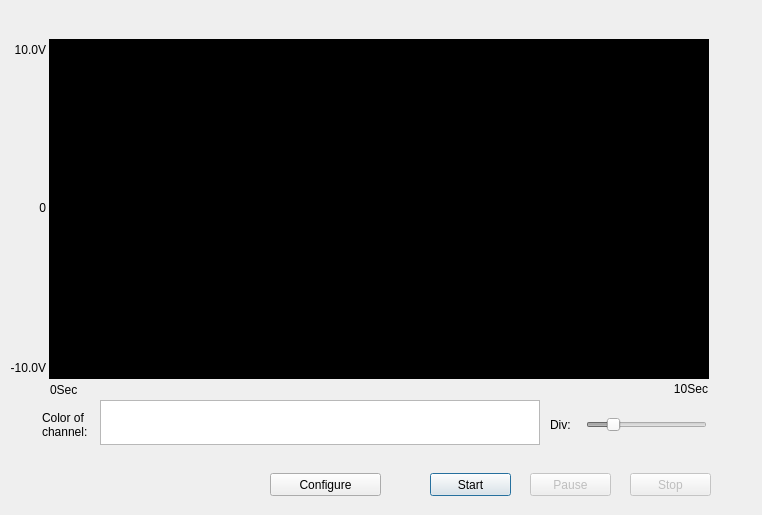
<?xml version="1.0" encoding="UTF-8"?>
<ui version="4.0">
 <class>AI_StreamingBufferedAiClass</class>
 <widget class="QDialog" name="AI_StreamingBufferedAiClass">
  <property name="geometry">
   <rect>
    <x>0</x>
    <y>0</y>
    <width>762</width>
    <height>515</height>
   </rect>
  </property>
  <property name="minimumSize">
   <size>
    <width>762</width>
    <height>515</height>
   </size>
  </property>
  <property name="maximumSize">
   <size>
    <width>762</width>
    <height>515</height>
   </size>
  </property>
  <property name="windowTitle">
   <string>AI_StreamingAI</string>
  </property>
  <widget class="QLabel" name="lblDiv">
   <property name="geometry">
    <rect>
     <x>550</x>
     <y>417</y>
     <width>31</width>
     <height>16</height>
    </rect>
   </property>
   <property name="text">
    <string>Div:</string>
   </property>
   <property name="alignment">
    <set>Qt::AlignLeading|Qt::AlignLeft|Qt::AlignVCenter</set>
   </property>
  </widget>
  <widget class="QLabel" name="lblXCoordinateEnd">
   <property name="geometry">
    <rect>
     <x>618</x>
     <y>381</y>
     <width>90</width>
     <height>16</height>
    </rect>
   </property>
   <property name="text">
    <string>10Sec</string>
   </property>
   <property name="alignment">
    <set>Qt::AlignRight|Qt::AlignTrailing|Qt::AlignVCenter</set>
   </property>
  </widget>
  <widget class="QLabel" name="lblXCoordinateStart">
   <property name="geometry">
    <rect>
     <x>50</x>
     <y>382</y>
     <width>71</width>
     <height>16</height>
    </rect>
   </property>
   <property name="text">
    <string>0Sec</string>
   </property>
   <property name="alignment">
    <set>Qt::AlignLeading|Qt::AlignLeft|Qt::AlignVCenter</set>
   </property>
  </widget>
  <widget class="QPushButton" name="btnConfigure">
   <property name="enabled">
    <bool>true</bool>
   </property>
   <property name="geometry">
    <rect>
     <x>270</x>
     <y>473</y>
     <width>111</width>
     <height>23</height>
    </rect>
   </property>
   <property name="text">
    <string>Configure</string>
   </property>
   <property name="autoDefault">
    <bool>false</bool>
   </property>
  </widget>
  <widget class="QLabel" name="lblColor">
   <property name="geometry">
    <rect>
     <x>42</x>
     <y>404</y>
     <width>61</width>
     <height>41</height>
    </rect>
   </property>
   <property name="minimumSize">
    <size>
     <width>41</width>
     <height>41</height>
    </size>
   </property>
   <property name="text">
    <string>Color of
channel:</string>
   </property>
  </widget>
  <widget class="QListWidget" name="listWidget">
   <property name="geometry">
    <rect>
     <x>100</x>
     <y>400</y>
     <width>440</width>
     <height>45</height>
    </rect>
   </property>
   <property name="verticalScrollBarPolicy">
    <enum>Qt::ScrollBarAlwaysOff</enum>
   </property>
   <property name="horizontalScrollBarPolicy">
    <enum>Qt::ScrollBarAlwaysOff</enum>
   </property>
   <property name="selectionMode">
    <enum>QAbstractItemView::NoSelection</enum>
   </property>
   <property name="flow">
    <enum>QListView::LeftToRight</enum>
   </property>
   <property name="isWrapping" stdset="0">
    <bool>true</bool>
   </property>
  </widget>
  <widget class="QLabel" name="lblYCoordinateMin">
   <property name="geometry">
    <rect>
     <x>0</x>
     <y>360</y>
     <width>46</width>
     <height>16</height>
    </rect>
   </property>
   <property name="text">
    <string>-10.0V</string>
   </property>
   <property name="alignment">
    <set>Qt::AlignRight|Qt::AlignTrailing|Qt::AlignVCenter</set>
   </property>
  </widget>
  <widget class="QFrame" name="graphFrame">
   <property name="geometry">
    <rect>
     <x>49</x>
     <y>39</y>
     <width>660</width>
     <height>340</height>
    </rect>
   </property>
   <property name="styleSheet">
    <string notr="true">background-color: rgb(0, 0, 0);</string>
   </property>
   <property name="frameShape">
    <enum>QFrame::StyledPanel</enum>
   </property>
   <property name="frameShadow">
    <enum>QFrame::Raised</enum>
   </property>
  </widget>
  <widget class="QPushButton" name="btnStart">
   <property name="enabled">
    <bool>true</bool>
   </property>
   <property name="geometry">
    <rect>
     <x>430</x>
     <y>473</y>
     <width>81</width>
     <height>23</height>
    </rect>
   </property>
   <property name="text">
    <string>Start</string>
   </property>
   <property name="autoDefault">
    <bool>true</bool>
   </property>
  </widget>
  <widget class="QLabel" name="lblYCoordinateMid">
   <property name="geometry">
    <rect>
     <x>0</x>
     <y>200</y>
     <width>46</width>
     <height>16</height>
    </rect>
   </property>
   <property name="text">
    <string>0</string>
   </property>
   <property name="alignment">
    <set>Qt::AlignRight|Qt::AlignTrailing|Qt::AlignVCenter</set>
   </property>
  </widget>
  <widget class="QSlider" name="sldDiv">
   <property name="enabled">
    <bool>false</bool>
   </property>
   <property name="geometry">
    <rect>
     <x>586</x>
     <y>414</y>
     <width>121</width>
     <height>21</height>
    </rect>
   </property>
   <property name="minimum">
    <number>10</number>
   </property>
   <property name="maximum">
    <number>1000</number>
   </property>
   <property name="singleStep">
    <number>10</number>
   </property>
   <property name="value">
    <number>200</number>
   </property>
   <property name="orientation">
    <enum>Qt::Horizontal</enum>
   </property>
   <property name="tickPosition">
    <enum>QSlider::NoTicks</enum>
   </property>
  </widget>
  <widget class="QLabel" name="lblYCoordinateMax">
   <property name="geometry">
    <rect>
     <x>0</x>
     <y>40</y>
     <width>46</width>
     <height>20</height>
    </rect>
   </property>
   <property name="text">
    <string>10.0V</string>
   </property>
   <property name="alignment">
    <set>Qt::AlignRight|Qt::AlignTrailing|Qt::AlignVCenter</set>
   </property>
  </widget>
  <widget class="QPushButton" name="btnPause">
   <property name="enabled">
    <bool>false</bool>
   </property>
   <property name="geometry">
    <rect>
     <x>530</x>
     <y>473</y>
     <width>81</width>
     <height>23</height>
    </rect>
   </property>
   <property name="text">
    <string>Pause</string>
   </property>
   <property name="autoDefault">
    <bool>false</bool>
   </property>
  </widget>
  <widget class="QPushButton" name="btnStop">
   <property name="enabled">
    <bool>false</bool>
   </property>
   <property name="geometry">
    <rect>
     <x>630</x>
     <y>473</y>
     <width>81</width>
     <height>23</height>
    </rect>
   </property>
   <property name="text">
    <string>Stop</string>
   </property>
   <property name="autoDefault">
    <bool>false</bool>
   </property>
  </widget>
 </widget>
 <layoutdefault spacing="6" margin="11"/>
 <tabstops>
  <tabstop>btnConfigure</tabstop>
  <tabstop>btnStart</tabstop>
  <tabstop>btnPause</tabstop>
  <tabstop>btnStop</tabstop>
  <tabstop>sldDiv</tabstop>
  <tabstop>listWidget</tabstop>
 </tabstops>
 <resources/>
 <connections/>
</ui>
